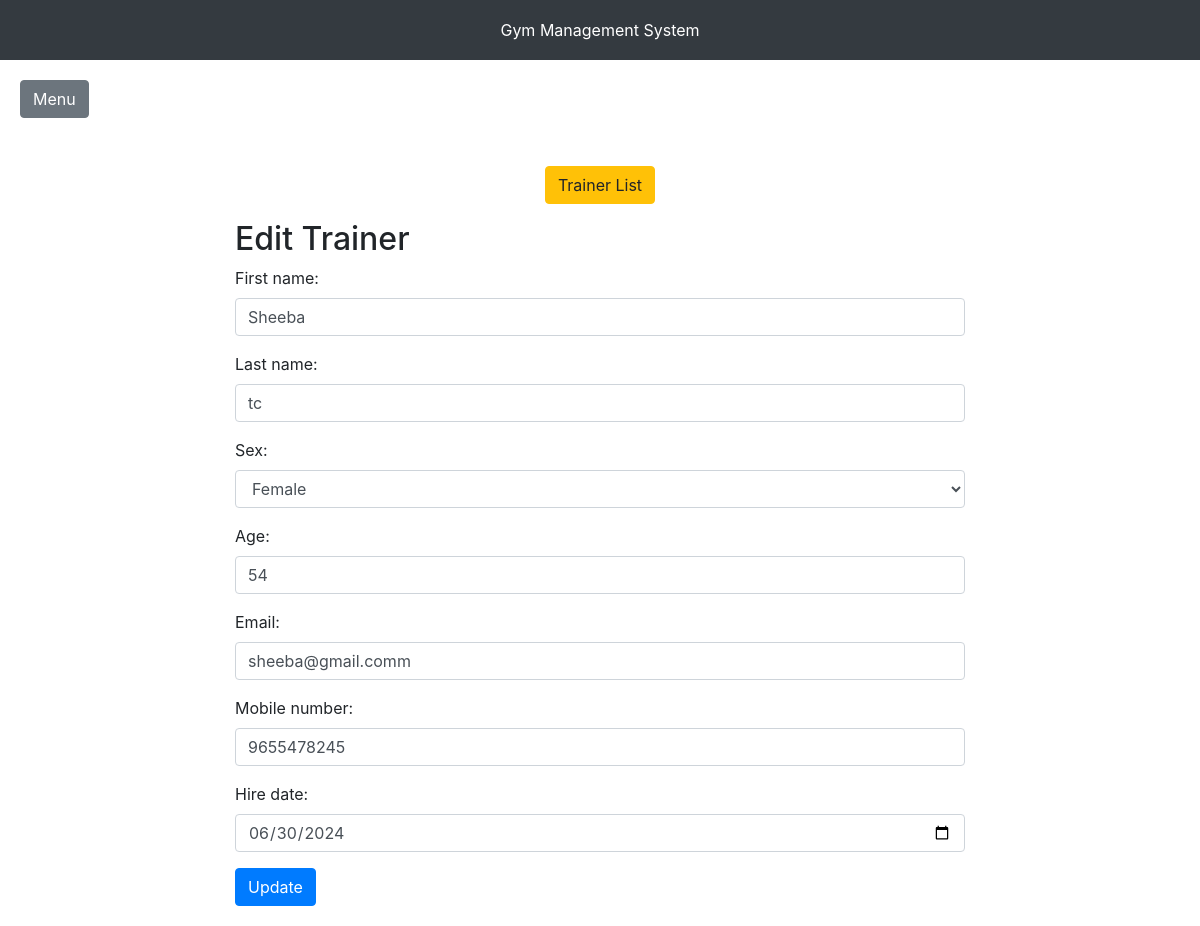
Page /edit_trainer/1/ on the committed database.
### registration/models.py (models this page shows)
class TrainerRegisters(models.Model):
    SEX_CHOICES = [
        ('Male', 'Male'),
        ('Female', 'Female'),
        ('Other', 'Other'),
    ]
    user = models.OneToOneField(User, on_delete=models.CASCADE)
    first_name = models.CharField(max_length=100)
    last_name = models.CharField(max_length=100)
    sex = models.CharField(max_length=10, choices=SEX_CHOICES)
    age = models.PositiveIntegerField()
    email = models.EmailField(unique=True)
    mobile_number = models.CharField(max_length=15)
    hire_date = models.DateField(null=True, blank=True)
    class Meta:
        db_table='trainer_registers'

### registration/views.py (the view)
# urls.py: path('edit_trainer/<int:trainer_id>/', edit_trainer, name='edit_trainer'),
def edit_trainer(request, trainer_id):
    trainer = TrainerRegisters.objects.get(id=trainer_id)
    if request.method == 'POST':
        trainer_form = TrainerRegisterForm(request.POST, instance=trainer)
        if trainer_form.is_valid():
            trainer_form.save()
            return redirect('trainer_list')
    else:
        trainer_form = TrainerRegisterForm(instance=trainer)
    return render(request, 'registration/edit_trainer.html', {'trainer_form': trainer_form})

### registration/forms.py
class TrainerRegisterForm(forms.ModelForm):
    class Meta:
        model = TrainerRegisters
        fields = [
            'first_name',
            'last_name',
            'sex',
            'age',
            'email',
            'mobile_number',
            'hire_date'
        ]
        widgets = {
            'first_name': forms.TextInput(attrs={'class': 'form-control','placeholder':'First Name'}),
            'last_name': forms.TextInput(attrs={'class': 'form-control','placeholder':'Last Name'}),
            'sex': forms.Select(attrs={'class': 'form-control'}),
            'age': forms.NumberInput(attrs={'class': 'form-control'}),
            'email': forms.EmailInput(attrs={'class': 'form-control'}),
            'mobile_number': forms.TextInput(attrs={'class': 'form-control'}),
            'hire_date': forms.DateInput(attrs={'type': 'date', 'class': 'form-control'}),
        }

### frontend/templates/registration/edit_trainer.html
{% extends "base.html" %} {% block content %}
<div class="container mt-5">
    <div class="row justify-content-center mt-5">
        <div class="col-12 text-center mb-3">
          <button
            type="button"
            class="btn btn-warning"
            onclick="window.location.href = '/trainer_list/'"
          >
            Trainer List
          </button>
        </div>
    </div>
  <div class="row justify-content-center">
    <div class="col-md-8">
      <h2>Edit Trainer</h2>
      <form method="post">
        {% csrf_token %} {{ trainer_form.as_p }}
        <button type="submit" class="btn btn-primary">Update</button>
      </form>
    </div>
  </div>
</div>
{% endblock %}

### rows in the picture
TrainerRegisters: first_name "Sheeba", last_name "tc", sex "Female", age "54", email "sheeba@gmail.comm", mobile_number "9655478245", hire_date "06/30/2024"
